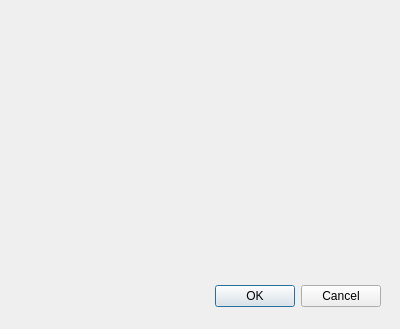
<?xml version="1.0" encoding="UTF-8"?>
<ui version="4.0">
 <class>DSelImage</class>
 <widget class="QDialog" name="DSelImage">
  <property name="geometry">
   <rect>
    <x>0</x>
    <y>0</y>
    <width>400</width>
    <height>329</height>
   </rect>
  </property>
  <property name="windowTitle">
   <string>Image Selection</string>
  </property>
  <widget class="QDialogButtonBox" name="BSelect">
   <property name="geometry">
    <rect>
     <x>10</x>
     <y>280</y>
     <width>371</width>
     <height>32</height>
    </rect>
   </property>
   <property name="orientation">
    <enum>Qt::Horizontal</enum>
   </property>
   <property name="standardButtons">
    <set>QDialogButtonBox::Cancel|QDialogButtonBox::Ok</set>
   </property>
  </widget>
 </widget>
 <resources/>
 <connections>
  <connection>
   <sender>BSelect</sender>
   <signal>accepted()</signal>
   <receiver>DSelImage</receiver>
   <slot>accept()</slot>
   <hints>
    <hint type="sourcelabel">
     <x>248</x>
     <y>254</y>
    </hint>
    <hint type="destinationlabel">
     <x>157</x>
     <y>274</y>
    </hint>
   </hints>
  </connection>
  <connection>
   <sender>BSelect</sender>
   <signal>rejected()</signal>
   <receiver>DSelImage</receiver>
   <slot>reject()</slot>
   <hints>
    <hint type="sourcelabel">
     <x>316</x>
     <y>260</y>
    </hint>
    <hint type="destinationlabel">
     <x>286</x>
     <y>274</y>
    </hint>
   </hints>
  </connection>
 </connections>
</ui>
